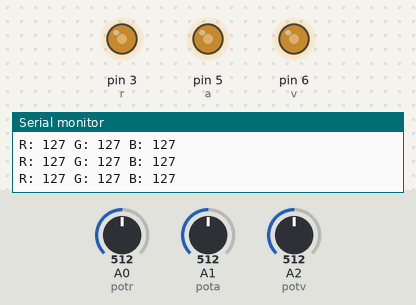
The sketch below on a simulated Arduino Uno, built with avr-gcc and run on an emulated ATmega328P. On the bench: output pins drawn as LEDs (lit = HIGH), the last lines printed to the serial monitor. The inputs (shaded band) are chosen by the test bench; at power-on: A0 (potr) = 512, A1 (pota) = 512, A2 (potv) = 512.

Above: at 1.3 s.
1.4 s: A0 (potr) set to 716
At 3.2 s:
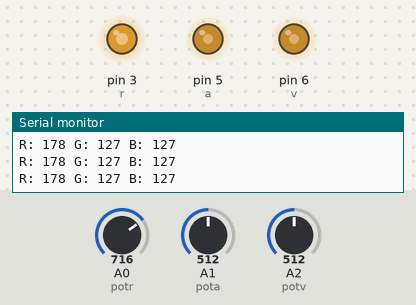
3.5 s: A1 (pota) set to 716
At 5.0 s:
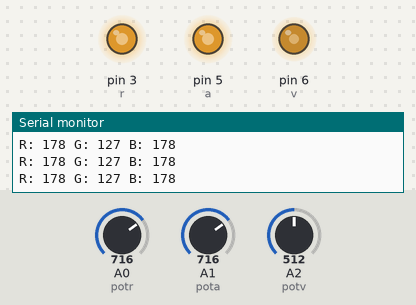
5.5 s: A2 (potv) set to 716
At 6.7 s:
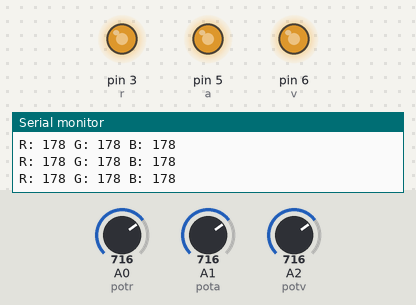
7.5 s: A0 (potr) set to 900
At 8.4 s:
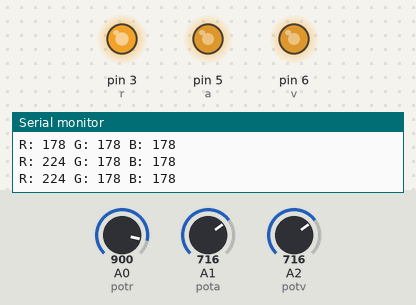
9.5 s: A1 (pota) set to 900
At 11.2 s:
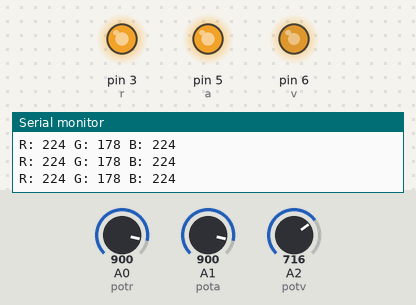
11.5 s: A2 (potv) set to 900
At 12.9 s:
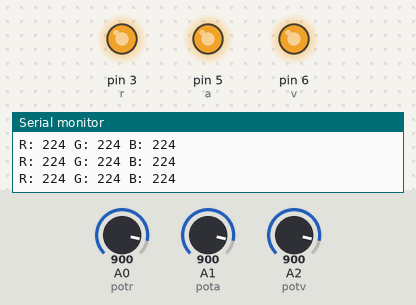
Timing chart, 0 to 14.5 s (numbered marks = the images above; inputs shaded):
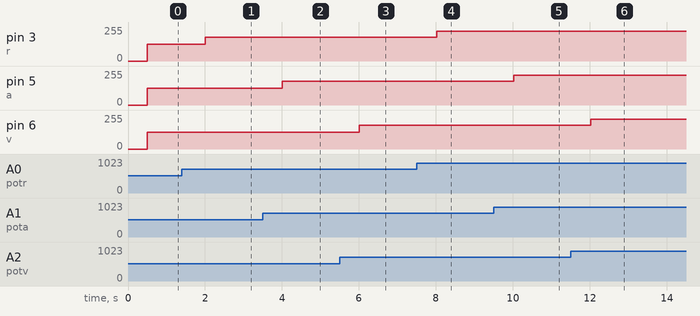

The sketch:

Examen_1.ino
```cpp
#define r 3
#define a 5
#define v 6
int potr = A0;
int pota = A1;
int potv = A2;
int valpotr;
int valpota;
int valpotv;
int ledr;
int leda;
int ledv;

void setup()
{
  pinMode(r, OUTPUT);
  pinMode(a, OUTPUT);
  pinMode(v, OUTPUT);
  pinMode(potr, INPUT);
  pinMode(pota, INPUT);
  pinMode(potv, INPUT);
  Serial.begin(9600);
}

void loop()
{
  valpotr = analogRead(potr);
  valpota = analogRead(pota);
  valpotv = analogRead(potv);


  ledr = map(valpotr, 0, 1023, 0, 255);
  leda = map(valpota, 0, 1023, 0, 255);
  ledv = map(valpotv, 0, 1023, 0, 255);
  Serial.print("R: ");
  Serial.print(ledr);
  Serial.print(" ");
  Serial.print("G: ");
  Serial.print(ledv);
  Serial.print(" ");
  Serial.print("B: ");
  Serial.println(leda);
  delay(500);

  analogWrite(r, ledr);
  analogWrite(a, leda);
  analogWrite(v, ledv);
}
```

Measured:
- after the input at 1.4 s, pin 3 (r): 127/255 → 178/255 after 0.60 s
- after the input at 3.5 s, pin 5 (a): 127/255 → 178/255 after 0.51 s
- after the input at 5.5 s, pin 6 (v): 127/255 → 178/255 after 0.51 s
- after the input at 7.5 s, pin 3 (r): 178/255 → 224/255 after 0.52 s
- after the input at 9.5 s, pin 5 (a): 178/255 → 224/255 after 0.52 s
- after the input at 11.5 s, pin 6 (v): 178/255 → 224/255 after 0.53 s
